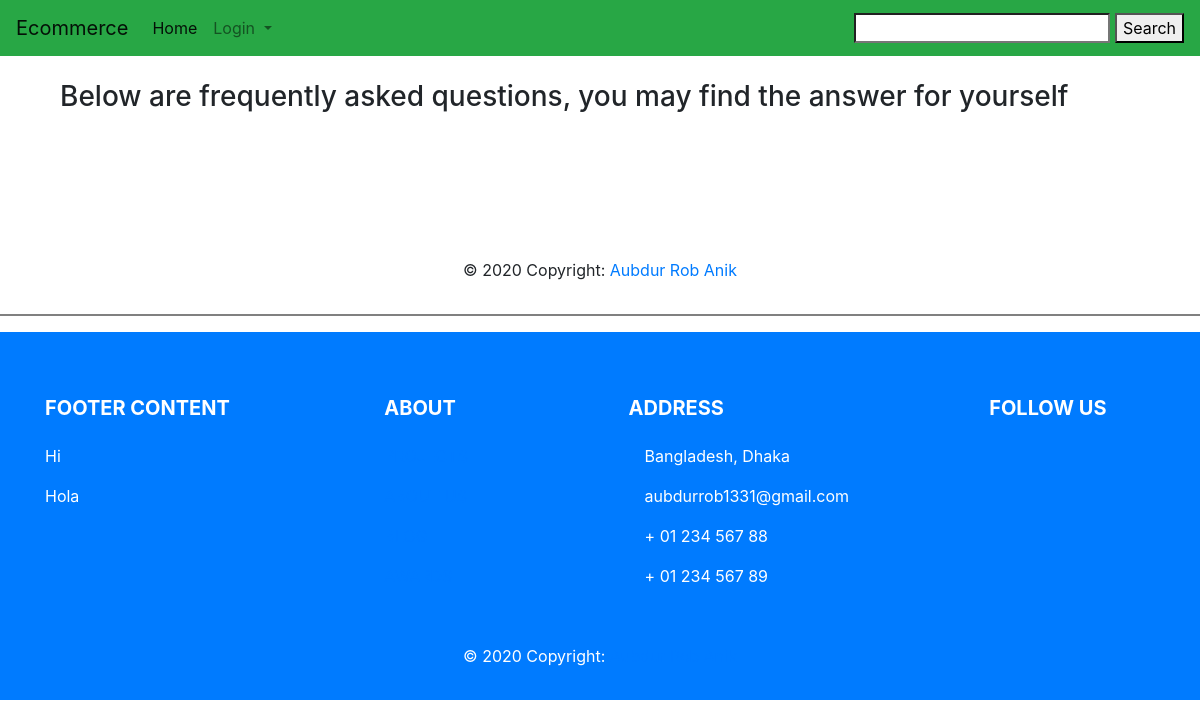
The app's page /faq/, older data.
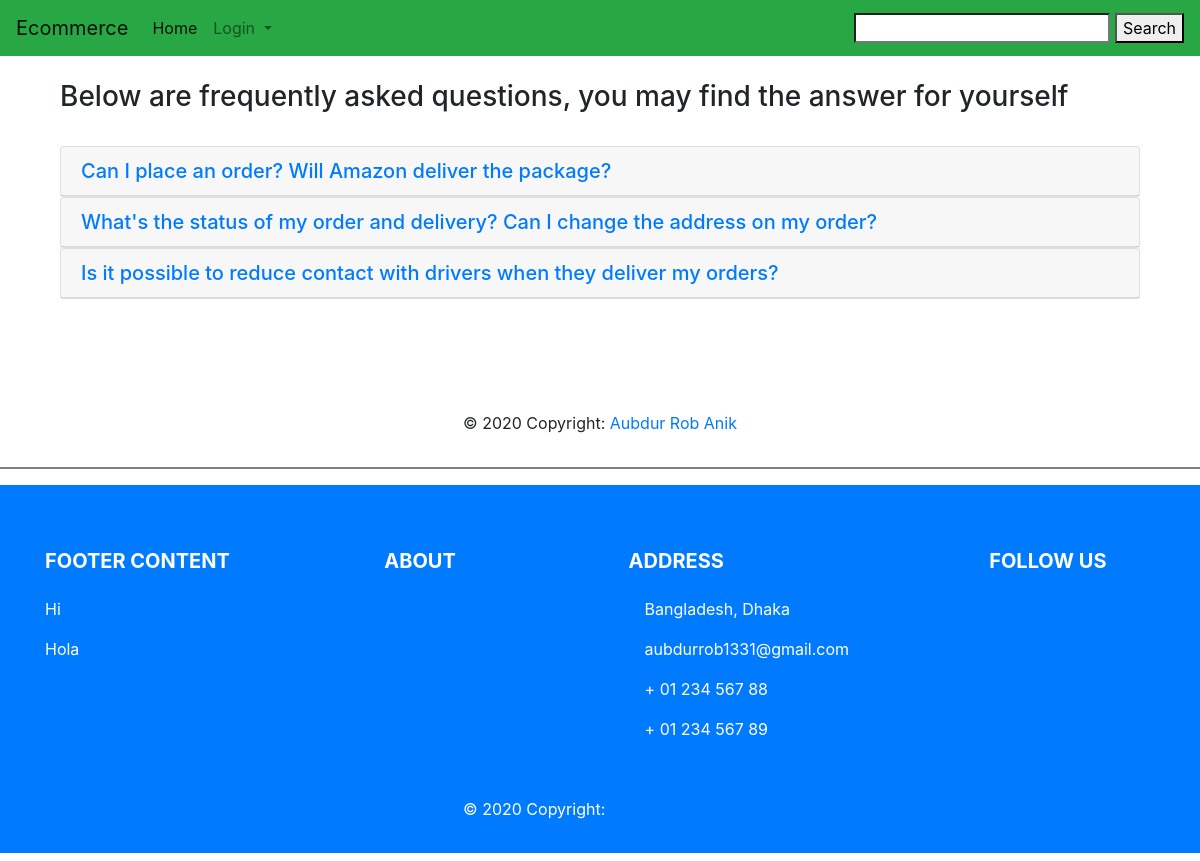
The same page, newer data.
### Productmanagement/models.py (models this page shows, shortened)
class FAQ(models.Model):
    STATUS = (
        ("True", "True"),
        ("False", "False"),
    )
    ordernumber = models.IntegerField()
    question = models.CharField(max_length=300)
    answer = models.TextField()
    status = models.CharField(choices=STATUS, max_length=100, default=False)
    created_at = models.DateTimeField(auto_now_add=True)
    updated_at = models.DateTimeField(auto_now=True)

### Productmanagement/views.py (the view)
# urls.py: path('faq/', product_views.Faq_details, name='faq'),
def Faq_details(request):
    faq = FAQ.objects.filter(status=True).order_by('created_at')
    context = {
        'faq' : faq,
    }
    return render(request, 'ProductManagement/faq.html', context)

### templates/ProductManagement/faq.html (shortened to what this page needs)
{% extends 'base.html' %}
{% block change %}
<br>
    <div class="frequently-area pt-60 pb-50">
        <div class="container">
            <div class="row">
                <div class="col-md-12">
                    <div class="frequently-content">
                            <div class="frequently-desc">
                                    <h3>Below are frequently asked questions, you may find the answer for yourself</h3>
                            </div>
                    </div>
        <br>
        <div class="frequently-accordion">
            <div id="accordion">
                {% for p in faq  %}
                    <div class="card">
                        <div class="card-header" id="heading{{p.ordernumber}}">
                            <h5 class="mb-0">
                                <a class="collapsed" data-toggle="collapse" data-target="#collapse{{p.ordernumber}}" aria-expanded="false" aria-controls="collapse{{p.ordernumber}}">
                                    {{p.question}}
                                </a>
                            </h5>
                        </div>
                    </div>
                {% endfor %}
            </div>
        </div>
    </div>
</div>
</div>
</div>
<br>
{% endblock change %}

### templates/base.html (shortened to what this page needs)
<!doctype html>
<html lang="en">
  <head>
    <link rel="stylesheet" href="https://stackpath.bootstrapcdn.com/bootstrap/4.5.2/css/bootstrap.min.css">
  </head>
  <body>
        {% load static %}
        {% include 'navber.html' %}
        <div class="container">
            {% block change %}
            {% endblock change %}
        </div>
        {% include 'footer.html' %}
  </body>
</html>

### templates/navber.html (shortened to what this page needs)
{% load static %}
<nav class="navbar navbar-expand-lg navbar-light bg-success">
  <a class="navbar-brand" href="{% url 'products_list' %}">Ecommerce</a>
  <div class="collapse navbar-collapse" id="navbarSupportedContent">
    <ul class="navbar-nav mr-auto">
      <li class="nav-item active">
        <a class="nav-link" href="{% url 'products_list' %}"> Home <span class="sr-only">(current)</span></a>
      </li>
      <li class="nav-item dropdown">
        {% if user.is_authenticated %}
        <a class="nav-link dropdown-toggle" href="#" id="navbarDropdown" role="button" data-toggle="dropdown" aria-haspopup="true" aria-expanded="false">
          <b> {{user.username}} </b>
        </a>
        <div class="dropdown-menu" aria-labelledby="navbarDropdown">
          <a class="dropdown-item" href="{% url 'password_change' %}">Password Change</a>
          <a class="dropdown-item" href="{% url 'upload_product' %}">Upload Product</a>
          <a class="dropdown-item" href="{% url 'faq' %}">FAQ</a>
          <a class="dropdown-item" href="{% url 'logout' %}">Logout</a>
        </div>
        {% else %}
          <a class="nav-link dropdown-toggle" href="#" id="navbarDropdown" role="button" data-toggle="dropdown" aria-haspopup="true" aria-expanded="false">
            Login
          </a>
        {% endif %}
      </li>
    </ul>
    <form method="POST" action="{% url 'products_list' %}">
    <input  type="search" name="search">
    <button  type="submit">Search</button>
    </form>
  </div>
</nav>

### templates/footer.html (shortened to what this page needs)
{% load static %}
<footer class="page-footer font-small mdb-color lighten-3 pt-4">
  <div class="container">
    <div class="row">
      <div class="col-lg-2 col-md-12 mb-4">
        <div class="view overlay z-depth-1-half">
        </div>
      </div>
      <div class="col-lg-2 col-md-6 mb-4">
        <div class="view overlay z-depth-1-half">
        </div>
      </div>
      <div class="col-lg-2 col-md-6 mb-4">
        <div class="view overlay z-depth-1-half">
        </div>
      </div>
      <div class="col-lg-2 col-md-12 mb-4">
        <div class="view overlay z-depth-1-half">
        </div>
      </div>
      <div class="col-lg-2 col-md-6 mb-4">
        <div class="view overlay z-depth-1-half">
        </div>
      </div>
      <div class="col-lg-2 col-md-6 mb-4">
        <div class="view overlay z-depth-1-half">
        </div>
      </div>
    </div>
  </div>
  <div class="footer-copyright text-center py-3">© 2020 Copyright:
    <a href="https://github.com/Ar-Anik/Test_Project"> Aubdur Rob Anik </a>
  </div>
</footer>
<hr style="height:2px;border-width:0;color:gray;background-color:gray">
<div class="p-3 mb-2 bg-primary text-white">
<footer class="page-footer font-small mdb-color lighten-3 pt-4">
  <div class="container text-center text-md-left">
    <div class="row">
      <div class="col-md-4 col-lg-3 mr-auto my-md-4 my-0 mt-4 mb-1">
        <h5 class="font-weight-bold text-uppercase mb-4">Footer Content</h5>
        <p>Hi</p>
        <p>Hola</p>
      </div>
      <div class="col-md-2 col-lg-2 mx-auto my-md-4 my-0 mt-4 mb-1">
        <h5 class="font-weight-bold text-uppercase mb-4">About</h5>
        <ul class="list-unstyled">
          <li>
            <p>
              <a href="#!">PROJECTS</a>
            </p>
          </li>
          <li>
            <p>
              <a href="#!">ABOUT US</a>
            </p>
          </li>
          <li>
            <p>
              <a href="#!">BLOG</a>
            </p>
          </li>
          <li>
            <p>
              <a href="#!">AWARDS</a>
            </p>
          </li>
        </ul>
      </div>
      <div class="col-md-4 col-lg-3 mx-auto my-md-4 my-0 mt-4 mb-1">
        <h5 class="font-weight-bold text-uppercase mb-4">Address</h5>
        <ul class="list-unstyled">
          <li>
            <p>
               Bangladesh, Dhaka </p>
          </li>
          <li>
            <p>
               aubdurrob1331@gmail.com </p>
          </li>
          <li>
            <p>
               + 01 234 567 88</p>
          </li>
          <li>
            <p>
               + 01 234 567 89</p>
          </li>
        </ul>
      </div>
      <div class="col-md-2 col-lg-2 text-center mx-auto my-4">
        <h5 class="font-weight-bold text-uppercase mb-4">Follow Us</h5>
      </div>
    </div>
  </div>
  <div class="footer-copyright text-center py-3">© 2020 Copyright:
    <a href="https://github.com/Ar-Anik/Test_Project"> Aubdur Rob Anik </a>
  </div>
</footer>
</div>

Row changes from the older to the newer data that the page shows:
added FAQ: question "Can I place an order? Will Amazon deliver the package?"
added FAQ: question "What's the status of my order and delivery? Can I change the address on my order?"
added FAQ: question "Is it possible to reduce contact with drivers when they deliver my orders?"
